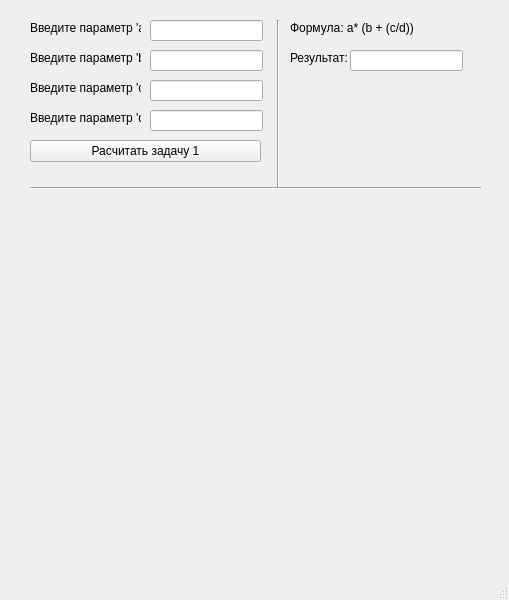
<?xml version="1.0" encoding="UTF-8"?>
<ui version="4.0">
 <class>MainWindow</class>
 <widget class="QMainWindow" name="MainWindow">
  <property name="geometry">
   <rect>
    <x>0</x>
    <y>0</y>
    <width>509</width>
    <height>600</height>
   </rect>
  </property>
  <property name="windowTitle">
   <string>MainWindow</string>
  </property>
  <widget class="QWidget" name="centralwidget">
   <widget class="QLabel" name="lblParamA">
    <property name="geometry">
     <rect>
      <x>30</x>
      <y>20</y>
      <width>111</width>
      <height>16</height>
     </rect>
    </property>
    <property name="text">
     <string>Введите параметр 'a'</string>
    </property>
   </widget>
   <widget class="QLineEdit" name="edParamA">
    <property name="geometry">
     <rect>
      <x>150</x>
      <y>20</y>
      <width>113</width>
      <height>21</height>
     </rect>
    </property>
   </widget>
   <widget class="QLabel" name="lblParamB">
    <property name="geometry">
     <rect>
      <x>30</x>
      <y>50</y>
      <width>111</width>
      <height>16</height>
     </rect>
    </property>
    <property name="text">
     <string>Введите параметр 'b'</string>
    </property>
   </widget>
   <widget class="QLineEdit" name="edParamB">
    <property name="geometry">
     <rect>
      <x>150</x>
      <y>50</y>
      <width>113</width>
      <height>21</height>
     </rect>
    </property>
   </widget>
   <widget class="QLabel" name="lblParamC">
    <property name="geometry">
     <rect>
      <x>30</x>
      <y>80</y>
      <width>111</width>
      <height>16</height>
     </rect>
    </property>
    <property name="text">
     <string>Введите параметр 'c'</string>
    </property>
   </widget>
   <widget class="QLineEdit" name="edParamC">
    <property name="geometry">
     <rect>
      <x>150</x>
      <y>80</y>
      <width>113</width>
      <height>21</height>
     </rect>
    </property>
   </widget>
   <widget class="QLabel" name="lblParamD">
    <property name="geometry">
     <rect>
      <x>30</x>
      <y>110</y>
      <width>111</width>
      <height>16</height>
     </rect>
    </property>
    <property name="text">
     <string>Введите параметр 'd'</string>
    </property>
   </widget>
   <widget class="QLineEdit" name="edParamD">
    <property name="geometry">
     <rect>
      <x>150</x>
      <y>110</y>
      <width>113</width>
      <height>21</height>
     </rect>
    </property>
   </widget>
   <widget class="QPushButton" name="btnTask1Calc">
    <property name="geometry">
     <rect>
      <x>30</x>
      <y>140</y>
      <width>231</width>
      <height>22</height>
     </rect>
    </property>
    <property name="text">
     <string>Расчитать задачу 1</string>
    </property>
   </widget>
   <widget class="Line" name="line">
    <property name="geometry">
     <rect>
      <x>30</x>
      <y>180</y>
      <width>451</width>
      <height>16</height>
     </rect>
    </property>
    <property name="orientation">
     <enum>Qt::Horizontal</enum>
    </property>
   </widget>
   <widget class="Line" name="line_2">
    <property name="geometry">
     <rect>
      <x>270</x>
      <y>20</y>
      <width>16</width>
      <height>168</height>
     </rect>
    </property>
    <property name="orientation">
     <enum>Qt::Vertical</enum>
    </property>
   </widget>
   <widget class="QLabel" name="lblFormula">
    <property name="geometry">
     <rect>
      <x>290</x>
      <y>20</y>
      <width>131</width>
      <height>16</height>
     </rect>
    </property>
    <property name="text">
     <string>Формула: a* (b + (c/d))</string>
    </property>
   </widget>
   <widget class="QLabel" name="lblResult">
    <property name="geometry">
     <rect>
      <x>290</x>
      <y>50</y>
      <width>61</width>
      <height>16</height>
     </rect>
    </property>
    <property name="text">
     <string>Результат:</string>
    </property>
   </widget>
   <widget class="QLineEdit" name="edTask1Result">
    <property name="geometry">
     <rect>
      <x>350</x>
      <y>50</y>
      <width>113</width>
      <height>21</height>
     </rect>
    </property>
   </widget>
  </widget>
  <widget class="QMenuBar" name="menubar">
   <property name="geometry">
    <rect>
     <x>0</x>
     <y>0</y>
     <width>509</width>
     <height>21</height>
    </rect>
   </property>
  </widget>
  <widget class="QStatusBar" name="statusbar"/>
 </widget>
 <resources/>
 <connections/>
</ui>
